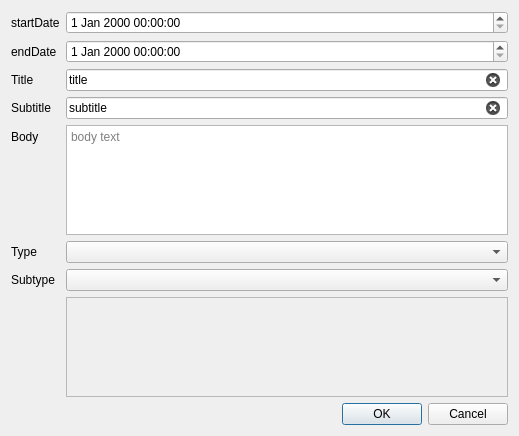
<?xml version="1.0" encoding="UTF-8"?>
<ui version="4.0">
 <class>PartitionEditDialog</class>
 <widget class="QDialog" name="PartitionEditDialog">
  <property name="geometry">
   <rect>
    <x>0</x>
    <y>0</y>
    <width>519</width>
    <height>436</height>
   </rect>
  </property>
  <property name="windowTitle">
   <string>Partition Edit Dialog</string>
  </property>
  <layout class="QVBoxLayout" name="verticalLayout">
   <item>
    <layout class="QFormLayout" name="formLayout_2">
     <item row="1" column="0">
      <widget class="QLabel" name="label">
       <property name="text">
        <string>startDate</string>
       </property>
      </widget>
     </item>
     <item row="1" column="1">
      <widget class="QDateTimeEdit" name="dateTimeEdit_Start"/>
     </item>
     <item row="2" column="0">
      <widget class="QLabel" name="label_2">
       <property name="text">
        <string>endDate</string>
       </property>
      </widget>
     </item>
     <item row="2" column="1">
      <widget class="QDateTimeEdit" name="dateTimeEdit_End">
       <property name="enabled">
        <bool>true</bool>
       </property>
      </widget>
     </item>
     <item row="3" column="0">
      <widget class="QLabel" name="label_3">
       <property name="text">
        <string>Title</string>
       </property>
      </widget>
     </item>
     <item row="3" column="1">
      <widget class="QLineEdit" name="lineEdit_Title">
       <property name="text">
        <string>title</string>
       </property>
       <property name="placeholderText">
        <string>title</string>
       </property>
       <property name="clearButtonEnabled">
        <bool>true</bool>
       </property>
      </widget>
     </item>
     <item row="4" column="0">
      <widget class="QLabel" name="label_4">
       <property name="text">
        <string>Subtitle</string>
       </property>
      </widget>
     </item>
     <item row="4" column="1">
      <widget class="QLineEdit" name="lineEdit_Subtitle">
       <property name="text">
        <string>subtitle</string>
       </property>
       <property name="placeholderText">
        <string>subtitle</string>
       </property>
       <property name="clearButtonEnabled">
        <bool>true</bool>
       </property>
      </widget>
     </item>
     <item row="5" column="0">
      <widget class="QLabel" name="label_5">
       <property name="text">
        <string>Body</string>
       </property>
      </widget>
     </item>
     <item row="5" column="1">
      <widget class="QTextBrowser" name="textBrowser_Body">
       <property name="readOnly">
        <bool>false</bool>
       </property>
       <property name="placeholderText">
        <string>body text</string>
       </property>
      </widget>
     </item>
     <item row="6" column="0">
      <widget class="QLabel" name="label_6">
       <property name="text">
        <string>Type</string>
       </property>
      </widget>
     </item>
     <item row="6" column="1">
      <widget class="QComboBox" name="comboBox_Type"/>
     </item>
     <item row="7" column="0">
      <widget class="QLabel" name="label_7">
       <property name="text">
        <string>Subtype</string>
       </property>
      </widget>
     </item>
     <item row="7" column="1">
      <widget class="QComboBox" name="comboBox_Subtype"/>
     </item>
     <item row="8" column="1">
      <widget class="DialogComponents_BoxExperCohortAnimalIDs" name="frame_BoxExperCohortAnimalIDs">
       <property name="minimumSize">
        <size>
         <width>0</width>
         <height>100</height>
        </size>
       </property>
       <property name="frameShape">
        <enum>QFrame::StyledPanel</enum>
       </property>
       <property name="frameShadow">
        <enum>QFrame::Raised</enum>
       </property>
      </widget>
     </item>
    </layout>
   </item>
   <item>
    <widget class="QDialogButtonBox" name="buttonBox">
     <property name="orientation">
      <enum>Qt::Horizontal</enum>
     </property>
     <property name="standardButtons">
      <set>QDialogButtonBox::Cancel|QDialogButtonBox::Ok</set>
     </property>
    </widget>
   </item>
  </layout>
 </widget>
 <customwidgets>
  <customwidget>
   <class>DialogComponents_BoxExperCohortAnimalIDs</class>
   <extends>QFrame</extends>
   <header location="global">GUI.UI.DialogComponents.DialogComponents_BoxExperCohortAnimalIDs</header>
   <container>1</container>
  </customwidget>
 </customwidgets>
 <resources/>
 <connections>
  <connection>
   <sender>buttonBox</sender>
   <signal>accepted()</signal>
   <receiver>PartitionEditDialog</receiver>
   <slot>accept()</slot>
   <hints>
    <hint type="sourcelabel">
     <x>248</x>
     <y>254</y>
    </hint>
    <hint type="destinationlabel">
     <x>157</x>
     <y>274</y>
    </hint>
   </hints>
  </connection>
  <connection>
   <sender>buttonBox</sender>
   <signal>rejected()</signal>
   <receiver>PartitionEditDialog</receiver>
   <slot>reject()</slot>
   <hints>
    <hint type="sourcelabel">
     <x>316</x>
     <y>260</y>
    </hint>
    <hint type="destinationlabel">
     <x>286</x>
     <y>274</y>
    </hint>
   </hints>
  </connection>
 </connections>
</ui>
